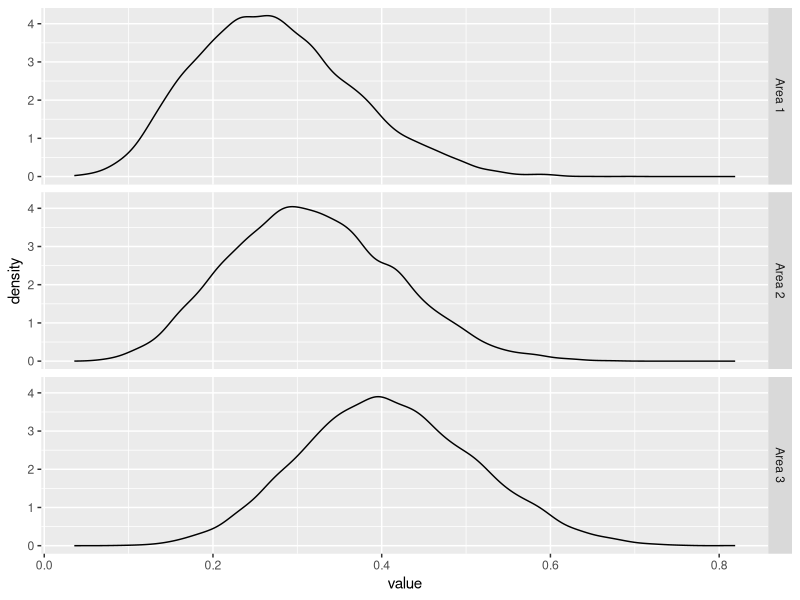

This figure's R source:
## ---- chunk 1
library(ggplot2)
dir1 <- c(1, 2, 4)
dir2 <- c(10, 5, 1)

simDat <- c(5, 5, 5)
allDirs <- data.frame(expert = rep(c(1,2), each = 3), priors = c(dir1, dir2))
df <- data.frame(Data = simDat, Expert1 = dir1, Expert2 = dir2)
knitr::kable(df, caption = "Table 1. Data for worked example and 2 experts' prior Dirichlet distributions.")
## ---- chunk 2

calcC <- function(data, prior){

  dd <- as.vector(data)
  pp <- as.vector(prior)
  if(length(dd) != length(pp)) stop('Data and prior lengths do not match')
  logc <- sum(lgamma(dd + pp)) - lgamma(sum(dd + pp))  

  return(exp(logc))
}

calcC(simDat, dir1)
calcC(simDat, dir2)
## ---- chunk 3
c1 <- calcC(simDat, dir1)
c2 <- calcC(simDat, dir2)
nex <- 2
k1 <- (1/nex * c1) / (1/nex * c1 + 1/nex * c2)
k2 <- (1/nex * c2) / (1/nex * c1 + 1/nex * c2)

K <- c(k1, k2)
## ---- chunk 4
round(K, 3)
## ---- chunk 5
idx <- which(rmultinom(1, 1, K) == 1)
prior <- allDirs[allDirs$expert == idx, 'priors']
library(gtools)
post <- rdirichlet(1, simDat + prior)
round(post, 3)
## ---- chunk 6
nsamp <- 10000
outdf <- matrix(nrow = nsamp, ncol = 3)
colnames(outdf) <- c('Area 1', 'Area 2', 'Area 3')
for(i in 1:nsamp){
  
  idx <- which(rmultinom(1, 1, K) == 1)
  prior <- allDirs[allDirs$expert == idx, 'priors']
  outdf[i, ] <- rdirichlet(1, simDat + prior)
  
}
## ---- chunk 7
library(reshape2)
library(ggplot2)
dflong <- melt(as.data.frame(outdf))
p <- ggplot(data = dflong, aes(value, group = variable))+
  geom_density()+
  facet_grid(variable ~ .)
p
